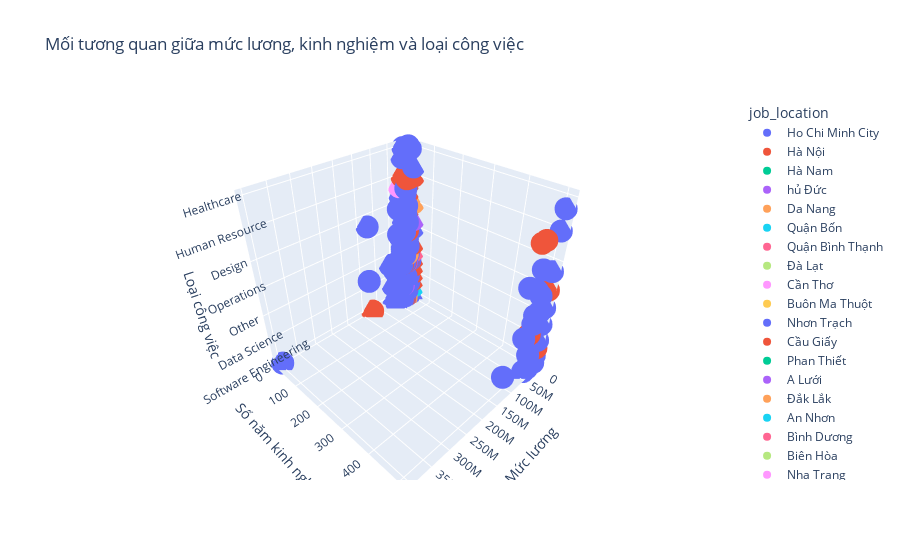

Here is the notebook cell this chart was saved with:
### Code cell
# Đảm bảo cột kinh nghiệm là số năm (nếu cần chuyển đổi từ text sang số)
import re

def parse_experience(exp):
    if pd.isna(exp):
        return None

    # Loại bỏ các ký tự không phải số và dấu cách
    exp = re.sub(r'\D', '', exp)

    # Kiểm tra xem sau khi loại bỏ còn lại số không
    if not exp:
        return None

    if '-' in exp:
        low, high = exp.split('-')
        return (int(low) + int(high)) / 2
    return int(exp)

cleaned_data['experience_years'] = cleaned_data['experience'].apply(parse_experience)

# Vẽ biểu đồ scatter 3D để quan sát tương quan
fig_scatter_3d = px.scatter_3d(cleaned_data,
                               x='salary_parsed',
                               y='experience_years',
                               z='category',
                               color='job_location',
                               title='Mối tương quan giữa mức lương, kinh nghiệm và loại công việc',
                               labels={'salary_parsed': 'Mức lương', 'experience_years': 'Số năm kinh nghiệm', 'category': 'Loại công việc'},
                               hover_data=['job_title'])

# Hiển thị biểu đồ scatter 3D
fig_scatter_3d.show()

### Figure 1 — Plotly figure (JSON) as saved in the notebook; plotly's stock layout.template omitted (floating-point values rounded to 4 significant figures; data arrays with more than 128 entries replaced by an {"elided": "..."} marker saying what was removed)
{"data": [{"customdata": {"elided": "822x1 str values"}, "hovertemplate": "job_location=Ho Chi Minh City<br>Mức lương=%{x}<br>Số năm kinh nghiệm=%{y}<br>Loại công việc=%{z}<br>job_title=%{customdata[0]}<extra></extra>", "legendgroup": "Ho Chi Minh City", "marker": {"color": "#636efa", "symbol": "circle"}, "mode": "markers", "name": "Ho Chi Minh City", "scene": "scene", "showlegend": true, "type": "scatter3d", "x": {"elided": "822 float values"}, "y": {"elided": "822 int values"}, "z": {"elided": "822 str values"}}, {"customdata": {"elided": "327x1 str values"}, "hovertemplate": "job_location=Hà Nội<br>Mức lương=%{x}<br>Số năm kinh nghiệm=%{y}<br>Loại công việc=%{z}<br>job_title=%{customdata[0]}<extra></extra>", "legendgroup": "Hà Nội", "marker": {"color": "#EF553B", "symbol": "circle"}, "mode": "markers", "name": "Hà Nội", "scene": "scene", "showlegend": true, "type": "scatter3d", "x": {"elided": "327 float values"}, "y": {"elided": "327 int values"}, "z": {"elided": "327 str values"}}, {"customdata": [["Data Analyst (Chuyên Viên Phân Tích Dữ Liệu Phòng MIS)"]], "hovertemplate": "job_location=Hà Nam<br>Mức lương=%{x}<br>Số năm kinh nghiệm=%{y}<br>Loại công việc=%{z}<br>job_title=%{customdata[0]}<extra></extra>", "legendgroup": "Hà Nam", "marker": {"color": "#00cc96", "symbol": "circle"}, "mode": "markers", "name": "Hà Nam", "scene": "scene", "showlegend": true, "type": "scatter3d", "x": [950], "y": [13], "z": ["Data Science"]}, {"customdata": [["Business Analyst"], ["[HCM] Junior Application Officer"], ["Assistant Brand Manager"], ["Export Sales Manager - China Market"], ["Sales Supervisor"]], "hovertemplate": "job_location=hủ Đức<br>Mức lương=%{x}<br>Số năm kinh nghiệm=%{y}<br>Loại công việc=%{z}<br>job_title=%{customdata[0]}<extra></extra>", "legendgroup": "hủ Đức", "marker": {"color": "#ab63fa", "symbol": "circle"}, "mode": "markers", "name": "hủ Đức", "scene": "scene", "showlegend": true, "type": "scatter3d", "x": [25000000, 150, 14000000, 35000000, 22500000], "y": [35, null, 13, 35, 13], "z": ["Marketing", "Software Engineering", "Other", "Business Development / Sales", "Business Development / Sales"]}, {"customdata": [["Technical Data Steward "], ["Software Tester"], ["Nhân Viên Telesales"], ["Nhân viên kinh doanh"], ["Security Feature Test"], ["UI/UX Designer"], ["[DN] Tư Vấn Viên - Part Time"], ["Nhân viên Tư Vấn Tuyển Sinh (Educational Consultant)"], ["Nhân Viên Game Tester (Up to 30 triệu)"], ["[Remote 3-6 tháng] Tổng đài viên CSKH (7 triệu - 10 triệu)"], ["Thực tập sinh Sale – Marketing"], ["[Remote 3-6 tháng] TỔNG ĐÀI VIÊN CSKH"], ["Sales Intern - Đà Nẵng"], ["[DN] Nhân Viên Tổ Chức Thi"], ["Customer Success Specialist remote"]], "hovertemplate": "job_location=Da Nang<br>Mức lương=%{x}<br>Số năm kinh nghiệm=%{y}<br>Loại công việc=%{z}<br>job_title=%{customdata[0]}<extra></extra>", "legendgroup": "Da Nang", "marker": {"color": "#FFA15A", "symbol": "circle"}, "mode": "markers", "name": "Da Nang", "scene": "scene", "showlegend": true, "type": "scatter3d", "x": [2800, 20500000, 8000000, 17500000, 150, 1800, 6000000, 17500000, 25000000, 8500000, 2500, 8500000, 2500000, 9000000, 2000000], "y": [35, 35, null, 13, 13, 35, null, 13, 35, null, null, null, null, null, null], "z": ["Other", "Other", "Business Development / Sales", "Business Development / Sales", "Software Engineering", "Design", "Business Development / Sales", "Consulting", "Software Engineering", "Business Development / Sales", "Business Development / Sales", "Business Development / Sales", "Business Development / Sales", "Education", "Business Development / Sales"]}, {"customdata": [["IT Product Manager (Business Analyst/UI-UX)"]], "hovertemplate": "job_location=Quận Bốn<br>Mức lương=%{x}<br>Số năm kinh nghiệm=%{y}<br>Loại công việc=%{z}<br>job_title=%{customdata[0]}<extra></extra>", "legendgroup": "Quận Bốn", "marker": {"color": "#19d3f3", "symbol": "circle"}, "mode": "markers", "name": "Quận Bốn", "scene": "scene", "showlegend": true, "type": "scatter3d", "x": [1000], "y": [35], "z": ["Product Management"]}, {"customdata": [[" Thực tập sinh SEO"], ["Customer Service Representative (Night shift)"], ["Digital Product Admin - Amazon "]], "hovertemplate": "job_location=Quận Bình Thạnh<br>Mức lương=%{x}<br>Số năm kinh nghiệm=%{y}<br>Loại công việc=%{z}<br>job_title=%{customdata[0]}<extra></extra>", "legendgroup": "Quận Bình Thạnh", "marker": {"color": "#FF6692", "symbol": "circle"}, "mode": "markers", "name": "Quận Bình Thạnh", "scene": "scene", "showlegend": true, "type": "scatter3d", "x": [3000000, 12000050, 12000000], "y": [null, null, 13], "z": ["Marketing", "Media & Communications", "Marketing"]}, {"customdata": [["NHÂN VIÊN TÍN DỤNG"]], "hovertemplate": "job_location=Ðà Lạt<br>Mức lương=%{x}<br>Số năm kinh nghiệm=%{y}<br>Loại công việc=%{z}<br>job_title=%{customdata[0]}<extra></extra>", "legendgroup": "Ðà Lạt", "marker": {"color": "#B6E880", "symbol": "circle"}, "mode": "markers", "name": "Ðà Lạt", "scene": "scene", "showlegend": true, "type": "scatter3d", "x": [10000000], "y": [null], "z": ["Finance"]}, {"customdata": [["CHUYÊN VIÊN TƯ VẤN "], ["[FTI/CT] Nhân Viên Kinh Doanh Dự Án (B2B)"], ["Thực tập sinh chăm sóc khách hàng remote (Customer Service)"], ["Customer Success Specialist Intern Remote"]], "hovertemplate": "job_location=Cần Thơ<br>Mức lương=%{x}<br>Số năm kinh nghiệm=%{y}<br>Loại công việc=%{z}<br>job_title=%{customdata[0]}<extra></extra>", "legendgroup": "Cần Thơ", "marker": {"color": "#FF97FF", "symbol": "circle"}, "mode": "markers", "name": "Cần Thơ", "scene": "scene", "showlegend": true, "type": "scatter3d", "x": [150, 19000000, 2000000, 2000000], "y": [null, 13, null, null], "z": ["Other", "Business Development / Sales", "Business Development / Sales", "Business Development / Sales"]}, {"customdata": [["Nhân viên Telesales Chăm Sóc Khách Hàng"], ["Nhân Viên Kinh Doanh (Không yêu cầu kinh nghiệm)"], ["Nhân Viên Kinh Doanh Chăm Sóc Khách Hàng "], ["Nhân Viên Kinh Doanh (Không yêu cầu kinh nghiệm)"], ["Nhân Viên Kinh Doanh Chăm Sóc Khách Hàng "], ["Nhân Viên Tư Vấn Chăm Sóc Khách Hàng (không yêu cầu kinh nghiệm)"], ["Nhân viên Telesales Tư Vấn Kinh Doanh "], ["Nhân Viên Kinh Doanh Chăm Sóc Khách Hàng"]], "hovertemplate": "job_location=Buôn Ma Thuột<br>Mức lương=%{x}<br>Số năm kinh nghiệm=%{y}<br>Loại công việc=%{z}<br>job_title=%{customdata[0]}<extra></extra>", "legendgroup": "Buôn Ma Thuột", "marker": {"color": "#FECB52", "symbol": "circle"}, "mode": "markers", "name": "Buôn Ma Thuột", "scene": "scene", "showlegend": true, "type": "scatter3d", "x": [13000000, 13000000, 13000000, 13000000, 13000000, 13000000, 13000000, 13000000], "y": [null, null, null, null, null, null, null, null], "z": ["Business Development / Sales", "Business Development / Sales", "Business Development / Sales", "Business Development / Sales", "Business Development / Sales", "Business Development / Sales", "Business Development / Sales", "Business Development / Sales"]}, {"customdata": [["IT Supervisor"]], "hovertemplate": "job_location=Nhơn Trạch<br>Mức lương=%{x}<br>Số năm kinh nghiệm=%{y}<br>Loại công việc=%{z}<br>job_title=%{customdata[0]}<extra></extra>", "legendgroup": "Nhơn Trạch", "marker": {"color": "#636efa", "symbol": "circle"}, "mode": "markers", "name": "Nhơn Trạch", "scene": "scene", "showlegend": true, "type": "scatter3d", "x": [1100], "y": [35], "z": ["Software Engineering"]}, {"customdata": [["Chuyên viên tuyển dụng"]], "hovertemplate": "job_location=Cầu Giấy<br>Mức lương=%{x}<br>Số năm kinh nghiệm=%{y}<br>Loại công việc=%{z}<br>job_title=%{customdata[0]}<extra></extra>", "legendgroup": "Cầu Giấy", "marker": {"color": "#EF553B", "symbol": "circle"}, "mode": "markers", "name": "Cầu Giấy", "scene": "scene", "showlegend": true, "type": "scatter3d", "x": [14500000], "y": [13], "z": ["Human Resource"]}, {"customdata": [["SALES EXECUTIVE - PHAN THIẾT"]], "hovertemplate": "job_location=Phan Thiết<br>Mức lương=%{x}<br>Số năm kinh nghiệm=%{y}<br>Loại công việc=%{z}<br>job_title=%{customdata[0]}<extra></extra>", "legendgroup": "Phan Thiết", "marker": {"color": "#00cc96", "symbol": "circle"}, "mode": "markers", "name": "Phan Thiết", "scene": "scene", "showlegend": true, "type": "scatter3d", "x": [150], "y": [13], "z": ["Business Development / Sales"]}, {"customdata": [["Marketing Manager ( Thảo Điền Quận 2- HCM)"]], "hovertemplate": "job_location=A Lưới<br>Mức lương=%{x}<br>Số năm kinh nghiệm=%{y}<br>Loại công việc=%{z}<br>job_title=%{customdata[0]}<extra></extra>", "legendgroup": "A Lưới", "marker": {"color": "#ab63fa", "symbol": "circle"}, "mode": "markers", "name": "A Lưới", "scene": "scene", "showlegend": true, "type": "scatter3d", "x": [850], "y": [35], "z": ["Management"]}, {"customdata": [["Nhân Viên Tư Vấn Chăm Sóc Khách Hàng"]], "hovertemplate": "job_location=Đắk Lắk<br>Mức lương=%{x}<br>Số năm kinh nghiệm=%{y}<br>Loại công việc=%{z}<br>job_title=%{customdata[0]}<extra></extra>", "legendgroup": "Đắk Lắk", "marker": {"color": "#FFA15A", "symbol": "circle"}, "mode": "markers", "name": "Đắk Lắk", "scene": "scene", "showlegend": true, "type": "scatter3d", "x": [10500000], "y": [null], "z": ["Business Development / Sales"]}, {"customdata": [["Customer Service Representative (Chat Management)"]], "hovertemplate": "job_location=An Nhơn<br>Mức lương=%{x}<br>Số năm kinh nghiệm=%{y}<br>Loại công việc=%{z}<br>job_title=%{customdata[0]}<extra></extra>", "legendgroup": "An Nhơn", "marker": {"color": "#19d3f3", "symbol": "circle"}, "mode": "markers", "name": "An Nhơn", "scene": "scene", "showlegend": true, "type": "scatter3d", "x": [250], "y": [null], "z": ["Administrative"]}, {"customdata": [["[Glints 5 Ngày] Supply Chain Director"], ["Quản Lý Khu Vực - Bình Dương"], ["Quản Lý Khu Vực - Bình Dương"]], "hovertemplate": "job_location=Bình Dương<br>Mức lương=%{x}<br>Số năm kinh nghiệm=%{y}<br>Loại công việc=%{z}<br>job_title=%{customdata[0]}<extra></extra>", "legendgroup": "Bình Dương", "marker": {"color": "#FF6692", "symbol": "circle"}, "mode": "markers", "name": "Bình Dương", "scene": "scene", "showlegend": true, "type": "scatter3d", "x": [3500, 32500000, 32500000], "y": [35, 13, 13], "z": ["Other", "Business Development / Sales", "Business Development / Sales"]}, {"customdata": [["Quản Lý Khu Vực - Biên Hòa"], ["Quản Lý Cơ Sở - Biên Hòa"], ["Quản Lý Kinh Doanh Khu Vực Biên Hòa"], ["Quản Lý Kinh Doanh Khu Vực Biên Hòa"]], "hovertemplate": "job_location=Biên Hòa<br>Mức lương=%{x}<br>Số năm kinh nghiệm=%{y}<br>Loại công việc=%{z}<br>job_title=%{customdata[0]}<extra></extra>", "legendgroup": "Biên Hòa", "marker": {"color": "#B6E880", "symbol": "circle"}, "mode": "markers", "name": "Biên Hòa", "scene": "scene", "showlegend": true, "type": "scatter3d", "x": [32500000, 29000000, 30000000, 30000000], "y": [13, 13, 13, 13], "z": ["Business Development / Sales", "Education", "Business Development / Sales", "Business Development / Sales"]}, {"customdata": [["Quản Lý Cơ Sở - Nha Trang"], ["Quản Lý Cơ Sở Nha Trang"], ["Quản Lý Cơ Sở Nha Trang"], ["Quản Lý Cơ Sở Nha Trang"]], "hovertemplate": "job_location=Nha Trang<br>Mức lương=%{x}<br>Số năm kinh nghiệm=%{y}<br>Loại công việc=%{z}<br>job_title=%{customdata[0]}<extra></extra>", "legendgroup": "Nha Trang", "marker": {"color": "#FF97FF", "symbol": "circle"}, "mode": "markers", "name": "Nha Trang", "scene": "scene", "showlegend": true, "type": "scatter3d", "x": [29000000, 29000000, 29000000, 29000000], "y": [13, 13, 13, 13], "z": ["Education", "Education", "Education", "Education"]}, {"customdata": [["[KH] Quản Lý Cơ Sở"]], "hovertemplate": "job_location=Khánh Hòa<br>Mức lương=%{x}<br>Số năm kinh nghiệm=%{y}<br>Loại công việc=%{z}<br>job_title=%{customdata[0]}<extra></extra>", "legendgroup": "Khánh Hòa", "marker": {"color": "#FECB52", "symbol": "circle"}, "mode": "markers", "name": "Khánh Hòa", "scene": "scene", "showlegend": true, "type": "scatter3d", "x": [14000000], "y": [13], "z": ["Education"]}, {"customdata": [["Chuyên viên điều phối lớp học"]], "hovertemplate": "job_location=Hai BàTrưng<br>Mức lương=%{x}<br>Số năm kinh nghiệm=%{y}<br>Loại công việc=%{z}<br>job_title=%{customdata[0]}<extra></extra>", "legendgroup": "Hai BàTrưng", "marker": {"color": "#636efa", "symbol": "circle"}, "mode": "markers", "name": "Hai BàTrưng", "scene": "scene", "showlegend": true, "type": "scatter3d", "x": [14000000], "y": [13], "z": ["Education"]}], "layout": {"legend": {"title": {"text": "job_location"}, "tracegroupgap": 0}, "scene": {"domain": {"x": [0, 1], "y": [0, 1]}, "xaxis": {"title": {"text": "Mức lương"}}, "yaxis": {"title": {"text": "Số năm kinh nghiệm"}}, "zaxis": {"title": {"text": "Loại công việc"}}}, "title": {"text": "Mối tương quan giữa mức lương, kinh nghiệm và loại công việc"}}}
